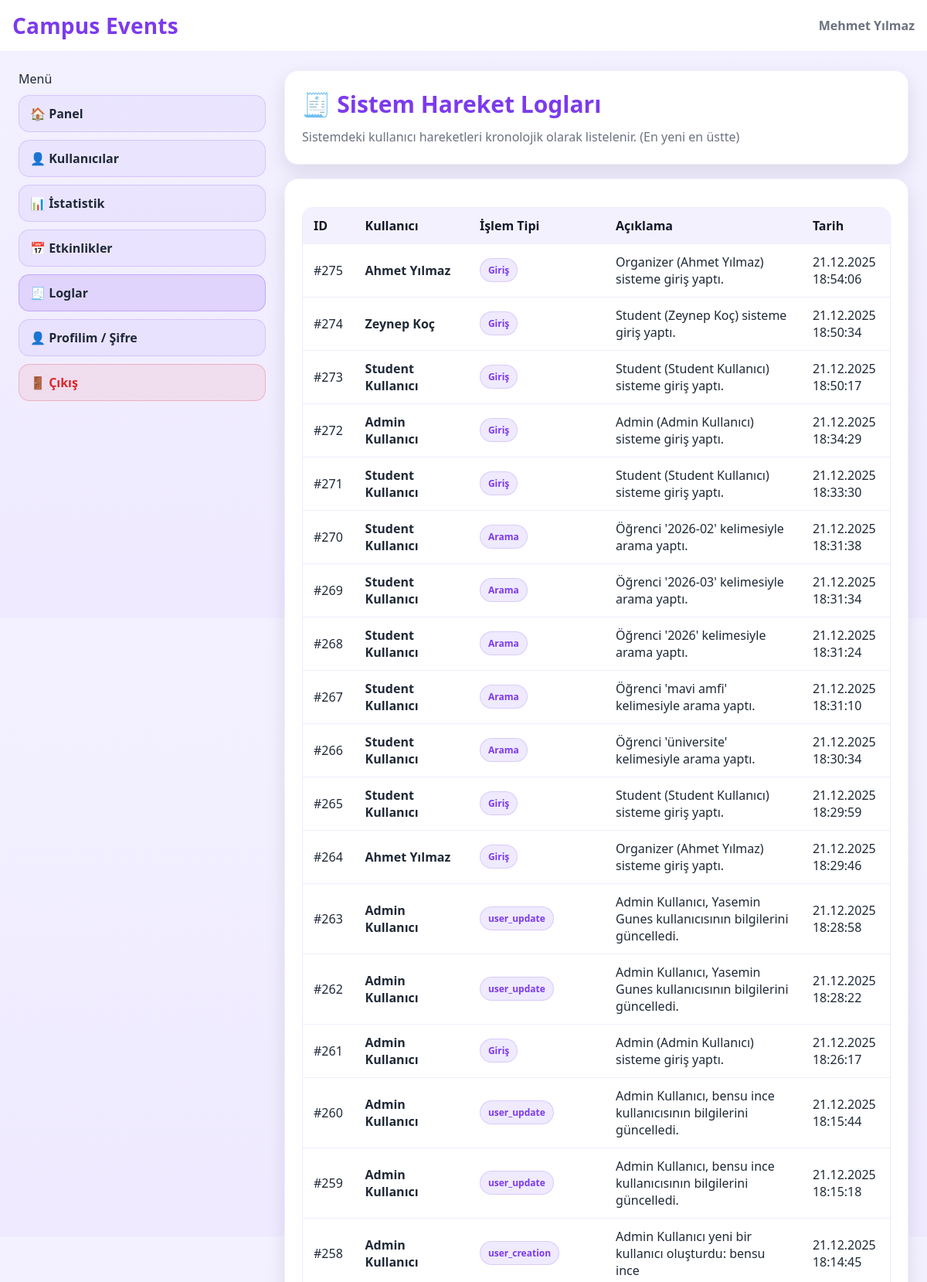
The app's page /campus_events/admin/logs.php (signed in, upper part) with its own data.
### tables this page shows
CREATE TABLE `system_logs` (
  `log_id` int(11) NOT NULL,
  `user_id` int(11) DEFAULT NULL,
  `action_type` varchar(50) NOT NULL,
  `description` varchar(255) DEFAULT NULL,
  `created_at` datetime NOT NULL DEFAULT current_timestamp()
);

CREATE TABLE `users` (
  `user_id` int(11) NOT NULL,
  `role_id` int(11) NOT NULL,
  `department_id` int(11) DEFAULT NULL,
  `full_name` varchar(100) NOT NULL,
  `email` varchar(100) NOT NULL,
  `password_hash` varchar(255) NOT NULL,
  `is_active` tinyint(1) NOT NULL DEFAULT 1,
  `created_at` datetime NOT NULL DEFAULT current_timestamp()
);

### campus_events/admin/logs.php (the view, shortened to what this page needs)
<?php
require_once "../config/db.php";
try {
  $stmt = $pdo->query("
    SELECT l.log_id, l.action_type, l.description, l.created_at, u.full_name
    FROM system_logs l
    LEFT JOIN users u ON l.user_id = u.user_id
    ORDER BY l.created_at DESC
  ");
  $logs = $stmt->fetchAll(PDO::FETCH_ASSOC);
} catch (PDOException $e) {
  $logs = [];
}
include "../partials/header.php";
include "../partials/menu.php";
function action_label(string $type): string {
  $map = [
    'login'              => 'Giriş',
    'event_registration' => 'Etkinlik Kaydı',
    'delete_event'       => 'Etkinlik Silme',
    'give_feedback'      => 'Geri Bildirim',
    'update_event'       => 'Etkinlik Güncelleme',
    'role_change'        => 'Rol Değişimi',
    'view_feedback'      => 'Yorum İnceleme',
    'search'             => 'Arama',
  ];
  return $map[$type] ?? $type;
}
?>
<div class="card card--soft" style="margin-bottom:18px;">
  <div class="card__body">
    <h1 class="card__title">🧾 Sistem Hareket Logları</h1>
    <p class="card__subtitle">Sistemdeki kullanıcı hareketleri kronolojik olarak listelenir. (En yeni en üstte)</p>
  </div>
</div>
<div class="card card--soft" style="margin-bottom:18px;">
  <div class="card__body">
    <?php if (empty($logs)): ?>
      <div class="alert alert-error" style="margin-top:14px;">
        Gösterilecek log bulunamadı.
      </div>
    <?php else: ?>
      <div class="table-wrap" style="margin-top:14px;">
        <table>
          <thead>
            <tr>
              <th style="width:80px;">ID</th>
              <th style="width:220px;">Kullanıcı</th>
              <th style="width:180px;">İşlem Tipi</th>
              <th>Açıklama</th>
              <th style="width:190px;">Tarih</th>
            </tr>
          </thead>
          <tbody>
            <?php foreach ($logs as $l): ?>
              <?php
                $type = (string)($l['action_type'] ?? '');
              ?>
              <tr>
                <td>#<?= (int)($l['log_id'] ?? 0) ?></td>
                <td><b><?= htmlspecialchars($l['full_name'] ?? 'Sistem/Misafir') ?></b></td>
                <td>
                  <span class="badge"><?= htmlspecialchars(action_label($type)) ?></span>
                </td>
                <td><?= htmlspecialchars($l['description'] ?? '-') ?></td>
                <td>
                  <?= !empty($l['created_at']) ? date("d.m.Y H:i:s", strtotime($l['created_at'])) : '-' ?>
                </td>
              </tr>
            <?php endforeach; ?>
          </tbody>
        </table>
      </div>
    <?php endif; ?>
  </div>
</div>
<?php include "../partials/footer.php"; ?>

### campus_events/assets/css/style.css (style rules this page uses)
:root { --bg1:#f3f1ff; --bg2:#efeaff; --card:#ffffff; --text:#1f2937; --muted:#6b7280; --primary:#7c3aed; --primary2:#a78bfa; --border:#e6e1ff; --success:#16a34a; --danger:#dc2626; --warning:#f59e0b; --shadow: 0 20px 50px rgba(17, 24, 39, 0.12); --shadow-sm: 0 10px 25px rgba(17, 24, 39, 0.10); --radius:18px; --radius-sm:14px; }
* { box-sizing:border-box; }
html,body { height:100%; }
body { margin:0; font-family: system-ui, -apple-system, Segoe UI, Roboto, Arial, sans-serif; color:var(--text); background: linear-gradient(180deg, var(--bg1), var(--bg2)); }
.card { background: var(--card); border-radius: var(--radius); box-shadow: var(--shadow); border: 1px solid rgba(124, 58, 237, 0.08); }
.card--soft { box-shadow: var(--shadow-sm); }
.card__body { padding: 22px 22px; }
.card__title { display:flex; align-items:center; gap:10px; font-size: 30px; font-weight: 800; color: var(--primary); margin: 0 0 10px; }
.card__subtitle { margin:0; color: var(--muted); line-height: 1.55; }
.table-wrap { overflow:auto; border-radius: 14px; border: 1px solid rgba(124, 58, 237, 0.12); }
table { width:100%; border-collapse: collapse; min-width: 760px; background:#fff; }
thead th { text-align:left; padding: 12px 14px; background: rgba(167, 139, 250, 0.12); color: #111827; font-weight: 900; }
tbody td { padding: 12px 14px; border-top: 1px solid rgba(124, 58, 237, 0.10); }
.badge { display:inline-flex; align-items:center; padding: 6px 10px; border-radius: 999px; font-weight: 800; font-size: 12px; background: rgba(167, 139, 250, 0.18); border: 1px solid rgba(124, 58, 237, 0.18); color: var(--primary); }
.card { margin-bottom: 18px; }
.table-wrap { margin-top: 14px; }

### records on screen
system_logs: log_id "275", user.full_name "Ahmet Yılmaz", action_type "Giriş", description "Organizer (Ahmet Yılmaz) sisteme giriş yaptı.", created_at "21.12.2025 18:54:06"
system_logs: log_id "274", user.full_name "Zeynep Koç", action_type "Giriş", description "Student (Zeynep Koç) sisteme giriş yaptı.", created_at "21.12.2025 18:50:34"
system_logs: log_id "273", user.full_name "Student Kullanıcı", action_type "Giriş", description "Student (Student Kullanıcı) sisteme giriş yaptı.", created_at "21.12.2025 18:50:17"
system_logs: log_id "272", user.full_name "Admin Kullanıcı", action_type "Giriş", description "Admin (Admin Kullanıcı) sisteme giriş yaptı.", created_at "21.12.2025 18:34:29"
system_logs: log_id "271", user.full_name "Student Kullanıcı", action_type "Giriş", description "Student (Student Kullanıcı) sisteme giriş yaptı.", created_at "21.12.2025 18:33:30"
system_logs: log_id "270", user.full_name "Student Kullanıcı", action_type "Arama", description "Öğrenci '2026-02' kelimesiyle arama yaptı.", created_at "21.12.2025 18:31:38"
system_logs: log_id "269", user.full_name "Student Kullanıcı", action_type "Arama", description "Öğrenci '2026-03' kelimesiyle arama yaptı.", created_at "21.12.2025 18:31:34"
system_logs: log_id "268", user.full_name "Student Kullanıcı", action_type "Arama", description "Öğrenci '2026' kelimesiyle arama yaptı.", created_at "21.12.2025 18:31:24"
system_logs: log_id "267", user.full_name "Student Kullanıcı", action_type "Arama", description "Öğrenci 'mavi amfi' kelimesiyle arama yaptı.", created_at "21.12.2025 18:31:10"
system_logs: log_id "266", user.full_name "Student Kullanıcı", action_type "Arama", description "Öğrenci 'üniversite' kelimesiyle arama yaptı.", created_at "21.12.2025 18:30:34"
system_logs: log_id "265", user.full_name "Student Kullanıcı", action_type "Giriş", description "Student (Student Kullanıcı) sisteme giriş yaptı.", created_at "21.12.2025 18:29:59"
system_logs: log_id "264", user.full_name "Ahmet Yılmaz", action_type "Giriş", description "Organizer (Ahmet Yılmaz) sisteme giriş yaptı.", created_at "21.12.2025 18:29:46"
system_logs: log_id "263", user.full_name "Admin Kullanıcı", action_type "user_update", description "Admin Kullanıcı, Yasemin Gunes kullanıcısının bilgilerini güncelledi.", created_at "21.12.2025 18:28:58"
system_logs: log_id "262", user.full_name "Admin Kullanıcı", action_type "user_update", description "Admin Kullanıcı, Yasemin Gunes kullanıcısının bilgilerini güncelledi.", created_at "21.12.2025 18:28:22"
system_logs: log_id "261", user.full_name "Admin Kullanıcı", action_type "Giriş", description "Admin (Admin Kullanıcı) sisteme giriş yaptı.", created_at "21.12.2025 18:26:17"
system_logs: log_id "260", user.full_name "Admin Kullanıcı", action_type "user_update", description "Admin Kullanıcı, bensu ince kullanıcısının bilgilerini güncelledi.", created_at "21.12.2025 18:15:44"
system_logs: log_id "259", user.full_name "Admin Kullanıcı", action_type "user_update", description "Admin Kullanıcı, bensu ince kullanıcısının bilgilerini güncelledi.", created_at "21.12.2025 18:15:18"
system_logs: log_id "258", user.full_name "Admin Kullanıcı", action_type "user_creation", description "Admin Kullanıcı yeni bir kullanıcı oluşturdu: bensu ince", created_at "21.12.2025 18:14:45"

### other values on screen
$_SESSION['user_name'] "Mehmet Yılmaz"
$it['label'] "🏠 Panel"
$it['label'] "👤 Kullanıcılar"
$it['label'] "📊 İstatistik"
$it['label'] "📅 Etkinlikler"
$it['label'] "🧾 Loglar"
$it['label'] "👤 Profilim / Şifre"
